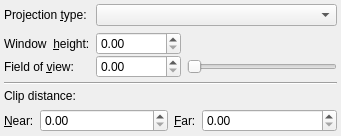
<?xml version="1.0" encoding="UTF-8"?>
<ui version="4.0">
 <class>PropCamera</class>
 <widget class="QWidget" name="PropCamera">
  <property name="geometry">
   <rect>
    <x>0</x>
    <y>0</y>
    <width>341</width>
    <height>125</height>
   </rect>
  </property>
  <property name="minimumSize">
   <size>
    <width>0</width>
    <height>0</height>
   </size>
  </property>
  <property name="maximumSize">
   <size>
    <width>16777215</width>
    <height>125</height>
   </size>
  </property>
  <property name="windowTitle">
   <string>PropCamera</string>
  </property>
  <layout class="QVBoxLayout" name="verticalLayout_2">
   <property name="spacing">
    <number>4</number>
   </property>
   <property name="margin">
    <number>4</number>
   </property>
   <item>
    <layout class="QFormLayout" name="formLayout">
     <property name="verticalSpacing">
      <number>0</number>
     </property>
     <item row="0" column="0">
      <widget class="QLabel" name="label">
       <property name="text">
        <string>Projection &amp;type:</string>
       </property>
       <property name="buddy">
        <cstring>ProjectionType</cstring>
       </property>
      </widget>
     </item>
     <item row="0" column="1">
      <widget class="QComboBox" name="ProjectionType"/>
     </item>
     <item row="2" column="0">
      <widget class="QLabel" name="LabelOrtho">
       <property name="text">
        <string>Window  &amp;height:</string>
       </property>
       <property name="buddy">
        <cstring>OrthoHeight</cstring>
       </property>
      </widget>
     </item>
     <item row="2" column="1">
      <widget class="QDoubleSpinBox" name="OrthoHeight">
       <property name="maximumSize">
        <size>
         <width>85</width>
         <height>16777215</height>
        </size>
       </property>
      </widget>
     </item>
     <item row="3" column="0">
      <widget class="QLabel" name="LabelFov">
       <property name="sizePolicy">
        <sizepolicy hsizetype="Fixed" vsizetype="Preferred">
         <horstretch>0</horstretch>
         <verstretch>0</verstretch>
        </sizepolicy>
       </property>
       <property name="text">
        <string>Field of &amp;view:</string>
       </property>
       <property name="buddy">
        <cstring>Fov</cstring>
       </property>
      </widget>
     </item>
     <item row="3" column="1">
      <layout class="QHBoxLayout" name="horizontalLayout_3">
       <item>
        <widget class="QDoubleSpinBox" name="Fov">
         <property name="sizePolicy">
          <sizepolicy hsizetype="Minimum" vsizetype="Fixed">
           <horstretch>0</horstretch>
           <verstretch>0</verstretch>
          </sizepolicy>
         </property>
         <property name="maximumSize">
          <size>
           <width>85</width>
           <height>16777215</height>
          </size>
         </property>
        </widget>
       </item>
       <item>
        <widget class="QSlider" name="FovSlider">
         <property name="sizePolicy">
          <sizepolicy hsizetype="Preferred" vsizetype="Fixed">
           <horstretch>0</horstretch>
           <verstretch>0</verstretch>
          </sizepolicy>
         </property>
         <property name="orientation">
          <enum>Qt::Horizontal</enum>
         </property>
         <property name="tickPosition">
          <enum>QSlider::NoTicks</enum>
         </property>
        </widget>
       </item>
      </layout>
     </item>
     <item row="1" column="1">
      <widget class="QWidget" name="widget" native="true">
       <property name="minimumSize">
        <size>
         <width>0</width>
         <height>6</height>
        </size>
       </property>
      </widget>
     </item>
    </layout>
   </item>
   <item>
    <widget class="Line" name="line">
     <property name="orientation">
      <enum>Qt::Horizontal</enum>
     </property>
    </widget>
   </item>
   <item>
    <layout class="QVBoxLayout" name="verticalLayout">
     <item>
      <widget class="QLabel" name="label_2">
       <property name="sizePolicy">
        <sizepolicy hsizetype="Preferred" vsizetype="Preferred">
         <horstretch>0</horstretch>
         <verstretch>0</verstretch>
        </sizepolicy>
       </property>
       <property name="text">
        <string>Clip distance:</string>
       </property>
       <property name="buddy">
        <cstring>ClipNear</cstring>
       </property>
      </widget>
     </item>
     <item>
      <layout class="QHBoxLayout" name="horizontalLayout_4">
       <item>
        <layout class="QHBoxLayout" name="horizontalLayout">
         <item>
          <widget class="QLabel" name="LabelClipNear">
           <property name="sizePolicy">
            <sizepolicy hsizetype="Fixed" vsizetype="Preferred">
             <horstretch>0</horstretch>
             <verstretch>0</verstretch>
            </sizepolicy>
           </property>
           <property name="text">
            <string>&amp;Near:</string>
           </property>
           <property name="buddy">
            <cstring>ClipNear</cstring>
           </property>
          </widget>
         </item>
         <item>
          <widget class="QDoubleSpinBox" name="ClipNear"/>
         </item>
        </layout>
       </item>
       <item>
        <layout class="QHBoxLayout" name="horizontalLayout_2">
         <item>
          <widget class="QLabel" name="label_4">
           <property name="sizePolicy">
            <sizepolicy hsizetype="Fixed" vsizetype="Preferred">
             <horstretch>0</horstretch>
             <verstretch>0</verstretch>
            </sizepolicy>
           </property>
           <property name="text">
            <string>&amp;Far:</string>
           </property>
           <property name="buddy">
            <cstring>ClipFar</cstring>
           </property>
          </widget>
         </item>
         <item>
          <widget class="QDoubleSpinBox" name="ClipFar"/>
         </item>
        </layout>
       </item>
      </layout>
     </item>
    </layout>
   </item>
  </layout>
 </widget>
 <layoutdefault spacing="6" margin="11"/>
 <resources/>
 <connections/>
</ui>
